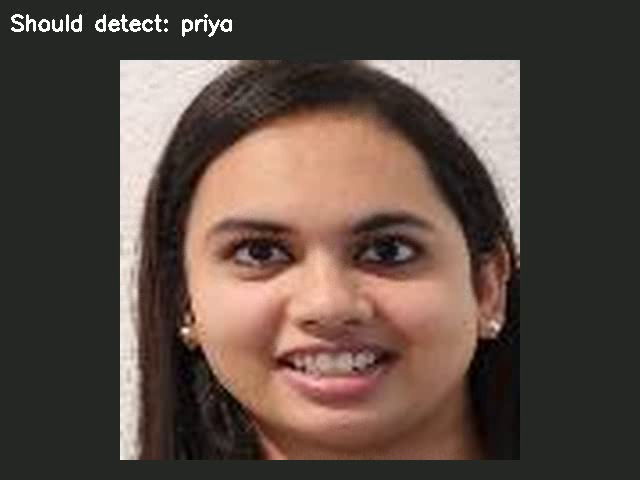
#> input picture frame 3 of gstreamer_face_matching_demo/demo/test_video.mp4, 640 x 480 px
$ python create_second_demo_video.py
#> lines starting #> are read from the running program, lines starting #| are printed output that depends on the picture
#!/usr/bin/env python3
# SPDX-FileCopyrightText: © 2025 Tenstorrent AI ULC
# SPDX-License-Identifier: Apache-2.0
"""
Create a second demo video (test_video_b.mp4) from test_video.mp4 with a visible
"Source B" overlay. Used so devices 1 and 3 can show a different source than 0 and 2.
"""
import sys
from pathlib import Path

def main():
    # Use script directory so it works on host (demo/) and in container (/app/demo/)
    demo_dir = Path(__file__).resolve().parent
    src = demo_dir / "test_video.mp4"
    dst = demo_dir / "test_video_b.mp4"
    if not src.exists():
        print(f"[create_second_demo_video] Source not found: {src}", flush=True)
        return 1
    if dst.exists():
        print(f"[create_second_demo_video] Already exists: {dst}", flush=True)
        return 0

    try:
        import cv2
    except ImportError:
        print("[create_second_demo_video] opencv not available", flush=True)
        return 1

    cap = cv2.VideoCapture(str(src))
    if not cap.isOpened():
        print(f"[create_second_demo_video] Could not open: {src}", flush=True)
        return 1
    fps = cap.get(cv2.CAP_PROP_FPS) or 30.0
    w = int(cap.get(cv2.CAP_PROP_FRAME_WIDTH))
    h = int(cap.get(cv2.CAP_PROP_FRAME_HEIGHT))
    fourcc = cv2.VideoWriter_fourcc(*"mp4v")
    out = cv2.VideoWriter(str(dst), fourcc, fps, (w, h))
    if not out.isOpened():
        print("[create_second_demo_video] Could not create writer", flush=True)
        cap.release()
        return 1

    n = 0
    while True:
        ret, frame = cap.read()
#> frame is the input picture: shape (480, 640, 3); mean B, G, R 67.4, 75.3, 90.5
        if not ret:
            break
        # Green banner at top + "Source B" text so devices 1 & 3 look different
        cv2.rectangle(frame, (0, 0), (w, 50), (0, 200, 0), -1)
        cv2.putText(
            frame, "Source B (Device 1 & 3)",
            (20, 35), cv2.FONT_HERSHEY_SIMPLEX, 1.0, (255, 255, 255), 2
        )
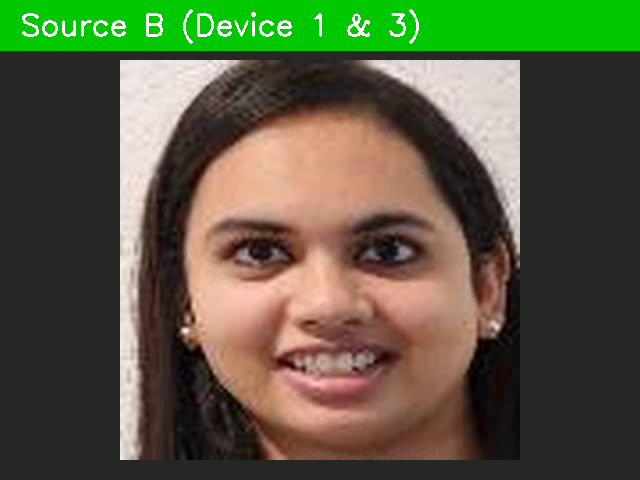
#> frame: shape (480, 640, 3); mean B, G, R 64.5, 91.8, 87.5
        out.write(frame)
        n += 1
    cap.release()
    out.release()
    print(f"[create_second_demo_video] Wrote {n} frames to {dst}", flush=True)
    return 0

if __name__ == "__main__":
    sys.exit(main())

$ run again, starting later in the video
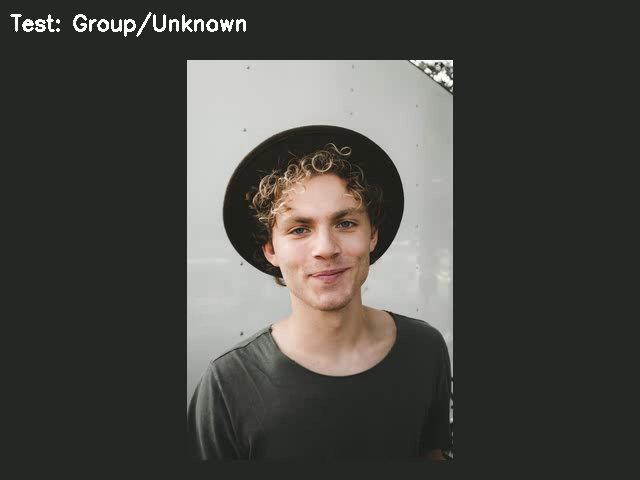
#> input picture frame 13 of gstreamer_face_matching_demo/demo/test_video.mp4, 640 x 480 px
#> in main, frame is the input picture: shape (480, 640, 3); mean B, G, R 67.3, 71.6, 72.4
#> in main, `cv2.putText( frame, "Source B (Device 1 & 3)", (20, 35), cv2.FONT_HERS..`:
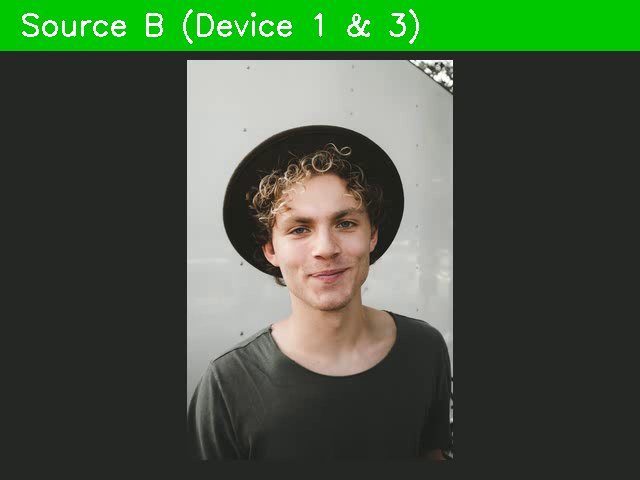
#> frame: shape (480, 640, 3); mean B, G, R 64.4, 88.1, 69.4

$ run again, starting later in the video
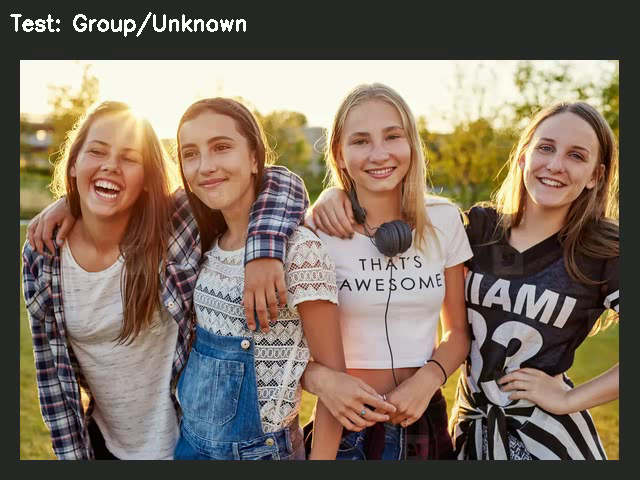
#> input picture frame 24 of gstreamer_face_matching_demo/demo/test_video.mp4, 640 x 480 px
#> in main, frame is the input picture: shape (480, 640, 3); mean B, G, R 97.6, 111.6, 126.6
#> in main, `cv2.putText( frame, "Source B (Device 1 & 3)", (20, 35), cv2.FONT_HERS..`:
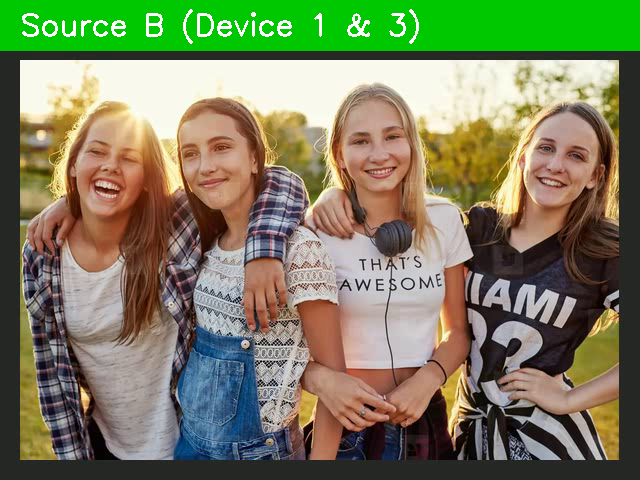
#> frame: shape (480, 640, 3); mean B, G, R 94.7, 128.1, 123.5
